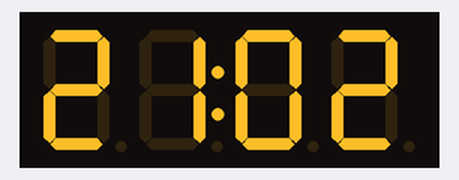
Recording of a sketch running on a simulated Arduino Uno, built with avr-gcc and run on an emulated ATmega328P. Shown: 4-digit seven-segment display.

Above: at 0.1 s.
At 60.1 s:
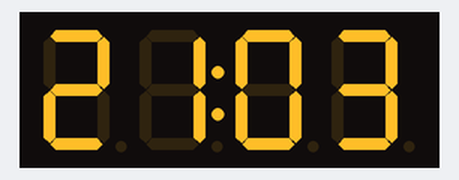
At 120.1 s:
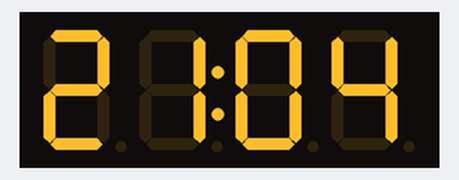

The sketch:

Ex12.ino
```cpp
#include <Wire.h>
#include <TM1637Display.h>

// Define display
const int CLK = 2; // TM1637 CLK pin connected to Arduino D2
const int DIO = 3; // TM1637 DIO pin connected to Arduino D3
TM1637Display display(CLK, DIO);

// Variables for time
int hours = 21;
int minutes = 2;

void setup() {
    // Initialize the display
    display.setBrightness(0x0f); // Set brightness (0x0f is maximum)
}

void loop() {
    // Display the current time in HH:MM format
    display.showNumberDecEx(hours * 100 + minutes, 0b01000000, true);

    // Increment the time every minute
    delay(60000); // Wait for one minute
    minutes++;

    // Handle overflow
    if (minutes >= 60) {
        minutes = 0;
        hours++;
    }
    if (hours >= 24) {
        hours = 0;
    }
}
```

Measured:
- what the display in image 1 shows lasts 60.1 s, from 60.0 s to 120.1 s
